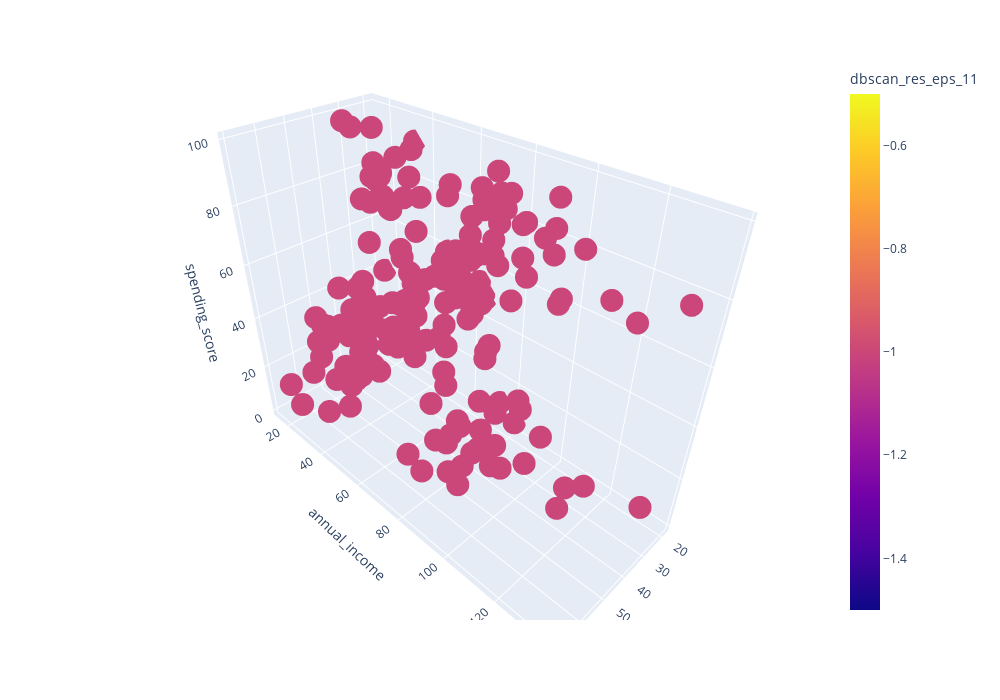

The notebook cell this image was saved under:
### Markdown cell above
Как видно, алгоритм плохо работает с настройками по умолчанию, поэтому попробуем изменить их.

Большая часть наших данных разрежённые, а чем больше разброс точек в датасете, 
тем большее значение радиуса вокруг точки (eps) нужно задавать. 
Так как данные разрежённые, попробуем увеличить значение eps до 11 и визуально оценим результат:

### Code cell
# запускаем кластеризацию на наших данных
dbscan = DBSCAN(eps=1, min_samples=3)

clustering_dbscan_res = dbscan.fit_predict(X)
df['dbscan_res_eps_11'] = clustering_dbscan_res

get_3d_visualization(df, 'dbscan_res_eps_11')

### Figure 1 — Plotly figure (JSON) as saved in the notebook; plotly's stock layout.template omitted (floating-point values rounded to 4 significant figures; data arrays with more than 128 entries replaced by an {"elided": "..."} marker saying what was removed)
{"data": [{"hovertemplate": "age=%{x}<br>annual_income=%{y}<br>spending_score=%{z}<br>dbscan_res_eps_11=%{marker.color}<extra></extra>", "legendgroup": "", "marker": {"color": {"elided": "200 int values"}, "coloraxis": "coloraxis", "symbol": "circle"}, "mode": "markers", "name": "", "scene": "scene", "showlegend": false, "type": "scatter3d", "x": {"elided": "200 int values"}, "y": {"elided": "200 int values"}, "z": {"elided": "200 int values"}}], "layout": {"coloraxis": {"colorbar": {"title": {"text": "dbscan_res_eps_11"}}, "colorscale": [[0, "#0d0887"], [0.1111, "#46039f"], [0.2222, "#7201a8"], [0.3333, "#9c179e"], [0.4444, "#bd3786"], [0.5556, "#d8576b"], [0.6667, "#ed7953"], [0.7778, "#fb9f3a"], [0.8889, "#fdca26"], [1, "#f0f921"]]}, "height": 700, "legend": {"tracegroupgap": 0}, "margin": {"t": 60}, "scene": {"domain": {"x": [0, 1], "y": [0, 1]}, "xaxis": {"title": {"text": "age"}}, "yaxis": {"title": {"text": "annual_income"}}, "zaxis": {"title": {"text": "spending_score"}}}, "width": 1000}}
